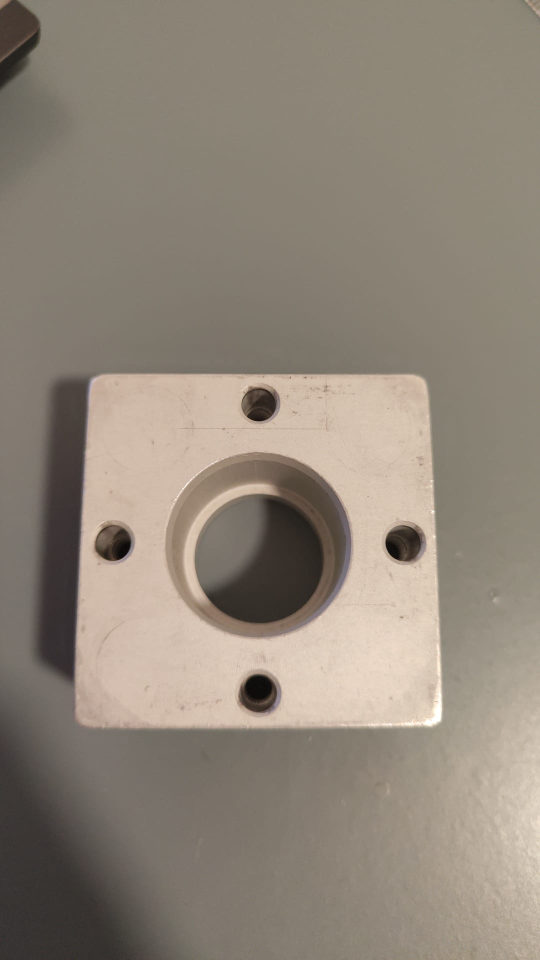
#> input picture data/Imagenes_FMS/FMS201/Pieza OK.jpeg, 1080 x 1920 px (shown at 1/2 size)
$ python generar_figuras_memoria.py
#> lines starting #> are read from the running program, lines starting #| are printed output that depends on the picture; after the words box and inside, x2 and y2 are one past the last pixel; in counts of white or black regions, pixels touching at a corner belong together
### src/vision/utils/preprocesamiento.py
"""
Pasos de preprocesado de imagen compartidos por las 4 estaciones del FMS-200.

Por qué un módulo aparte: las 4 estaciones usan la misma cámara y el mismo
encuadre (la pieza base siempre aparece igual), así que los primeros pasos
del pipeline (pasar a grises, suavizar, binarizar y buscar contornos) son
técnicas 100% genéricas, sin nada específico de ninguna estación en concreto.
Se extrajeron aquí al empezar FMS-202, al comprobar que iban a ser una copia
exacta de las mismas funciones ya escritas para FMS-201 (ver
docs/bitacora_algoritmos.txt).

Lo que SÍ sigue siendo específico de cada estación (y por tanto no vive
aquí) son los umbrales de área/distancia para encontrar la pieza y toda la
lógica de decisión final: cada fms20X.py mantiene lo suyo.
"""

import cv2 as cv
import numpy as np


def recortar_roi(imagen_bgr, roi):
    """
    Recorta la imagen a una región de interés (ROI) fija: x1, y1, x2, y2 en
    píxeles.

    Por qué es genérica y no específica de una estación: la cámara está fija
    en las 4 estaciones y la pieza cae siempre en la misma zona del
    encuadre, así que el recorte en sí es idéntico en las 4; lo único que
    cambia es la propia región (definida como constante ROI en cada
    fms20X.py, medida por separado para cada estación).
    """
    x1, y1, x2, y2 = roi
    return imagen_bgr[y1:y2, x1:x2]


def convertir_a_grises(imagen_bgr):
    """
    Convierte la imagen (en color, formato BGR de OpenCV) a un único canal
    de grises.

    Por qué: en ninguna de las estaciones la decisión depende del color de
    la pieza (siempre es el mismo aluminio/metal), sino de su FORMA y sus
    SOMBRAS. Trabajar en grises simplifica todo lo que viene después
    (umbralizado, contornos) porque pasamos de 3 canales a 1, sin perder la
    información que realmente se necesita.
    """
    return cv.cvtColor(imagen_bgr, cv.COLOR_BGR2GRAY)


def suavizar(grises):
    """
    Aplica un desenfoque gaussiano suave antes de umbralizar.

    Por qué: el sensor de la cámara introduce ruido de alta frecuencia
    (grano, pequeñas motas) que puede generar contornos falsos diminutos al
    binarizar. Un desenfoque gaussiano pequeño (5x5) promedia esos píxeles
    sueltos con sus vecinos sin llegar a borrar los contornos reales, mucho
    más grandes que el ruido.
    """
    return cv.GaussianBlur(grises, (5, 5), 0)


def binarizar(grises_suavizados):
    """
    Convierte la imagen en grises a blanco/negro puro usando el método de
    Otsu.

    Por qué Otsu y no un umbral fijo: Otsu analiza el histograma de la
    imagen y elige automáticamente el punto de corte que mejor separa dos
    poblaciones de brillo (fondo/plataforma oscura frente a la pieza
    metálica clara). Un valor fijo a ojo se rompería en cuanto cambiara
    ligeramente la iluminación del laboratorio; Otsu se recalcula en cada
    imagen y es más robusto a esos cambios sin tener que tocar código.

    Devuelve una imagen binaria donde la pieza (más clara que el fondo)
    queda en blanco (255) y el resto en negro (0).
    """
    _, binaria = cv.threshold(
        grises_suavizados, 0, 255, cv.THRESH_BINARY + cv.THRESH_OTSU
    )
    return binaria


def encontrar_contornos(binaria):
    """
    Busca las siluetas (contornos) de las zonas blancas de la imagen binaria,
    incluyendo la relación padre-hijo entre ellas (qué contorno es un
    "agujero" dentro de otro).

    Por qué RETR_CCOMP: varias estaciones necesitan analizar agujeros
    interiores de la pieza (huecos, rebajes), que son contornos "hijos" del
    contorno exterior. RETR_CCOMP organiza los contornos en dos niveles
    (exteriores y agujeros) y da además, para cada uno, el índice de su
    padre.

    Por qué CHAIN_APPROX_SIMPLE: en vez de guardar todos los puntos del
    borde, comprime segmentos rectos a solo sus extremos. El resultado es
    el mismo contorno con muchos menos puntos -> más rápido y con menos
    memoria, sin perder la forma real.

    Devuelve (contornos, jerarquia) tal cual los da OpenCV. jerarquia[0][i]
    es [siguiente, anterior, primer_hijo, padre] del contorno i.
    """
    contornos, jerarquia = cv.findContours(binaria, cv.RETR_CCOMP, cv.CHAIN_APPROX_SIMPLE)
    return contornos, jerarquia


def encontrar_hueco_principal(contornos, jerarquia, contorno_padre):
    """
    De entre los "agujeros" (contornos hijos) de un contorno dado, devuelve
    el más grande. Útil para quedarse con el hueco/rebaje central de una
    pieza descartando automáticamente agujeros más pequeños (p. ej. los de
    tornillo en las esquinas).

    Por qué es genérica y no específica de una estación: no asume ningún
    tamaño ni forma concreta, solo la relación estructural "hijo de este
    contorno" que da RETR_CCOMP -> sirve igual para el hueco de FMS-201 que
    para el de cualquier otra estación con un rebaje central.

    Devuelve None si el contorno dado no tiene ningún hijo detectado.
    """
    idx_padre = next(i for i, cnt in enumerate(contornos) if cnt is contorno_padre)

    mejor_hijo = None
    mejor_area = 0
    for i, cnt in enumerate(contornos):
        es_hijo = jerarquia[0][i][3] == idx_padre
        if es_hijo:
            area = cv.contourArea(cnt)
            if area > mejor_area:
                mejor_area = area
                mejor_hijo = cnt

    return mejor_hijo


# Kernel para el cierre morfológico (ver limpiar_binaria).
_KERNEL_CIERRE = np.ones((5, 5), np.uint8)


def limpiar_binaria(binaria):
    """
    Aplica un cierre morfológico (dilatar y luego erosionar) a la imagen
    binaria, para suavizar pequeñas irregularidades del borde de un hueco.

    Por qué hace falta esto: Otsu no siempre umbraliza el borde en
    exactamente el mismo píxel de una foto a otra, aunque la escena sea
    idéntica a simple vista: ese ruido de un par de píxeles cambia el
    área/perímetro medido más de lo esperado, y cuando el margen entre dos
    categorías es estrecho (visto por primera vez en FMS-202, y de nuevo en
    FMS-205) ese ruido basta para confundirlas. El cierre morfológico
    rellena esas pequeñas muescas/salientes del borde antes de medir.

    Por qué es genérica y no específica de una estación: es una operación
    de limpieza de imagen sin ningún parámetro propio de una pieza concreta;
    se usa igual en FMS-202 y FMS-205 (ver docs/bitacora_algoritmos.txt).
    """
    return cv.morphologyEx(binaria, cv.MORPH_CLOSE, _KERNEL_CIERRE)

### src/vision/fms201/fms201.py
"""
FMS-201: inspección de posición de la pieza.

La estación FMS-201 puede presentar tres situaciones:
  - PIEZA_OK            -> Pieza colocada correctamente
  - PIEZA_NOK           -> Pieza colocada al revés
  - ESTACION_VACIA      -> No hay pieza

Este fichero solo contiene el algoritmo de visión (funciones puras: entra una
imagen, sale un resultado). No abre cámara ni ventanas: eso vive en
scripts/ver_procesamiento_fms201.py, para poder testear el algoritmo contra
imágenes ya guardadas sin depender de hardware.
"""

import cv2 as cv

from src.vision.utils.preprocesamiento import (
    recortar_roi,
    convertir_a_grises,
    suavizar,
    binarizar,
    encontrar_contornos,
    encontrar_hueco_principal,
)


# Región de interés (ROI) fija: x1, y1, x2, y2 en píxeles.
#
# Igual que en el resto de estaciones: la cámara está fija y la pieza cae
# siempre en la misma zona (medido sobre varias imágenes: bloque en
# x=190-192, ancho~260-266, borde inferior estable ~360-367). Recortar antes
# de procesar evita tener que filtrar contornos de fondo por distancia al
# centro, como se hacía en la versión original de este fichero.
ROI = (150, 0, 470, 390)


# Área mínima (en píxeles²) para considerar que el contorno más grande
# dentro del ROI es la pieza, medida sobre las imágenes reales de FMS-201
# (excluyendo 3 capturas con interferencia de una mano sobre la pieza,
# ver docs/bitacora_algoritmos.txt, situación estudiada aparte por no ser
# controlable durante el funcionamiento normal de la estación):
#   - Pieza real (OK o invertida): área 53331 - 56802
#   - Estación vacía (ruido de fondo dentro del ROI): área 8887 - 8951
# El margen entre ambos casos es muy amplio (~44400 px²), así que basta un
# único umbral simple. Con interferencia de mano el margen puede reducirse
# drásticamente (hasta ~1000 px² en el peor caso observado, ver memoria),
# aunque la clasificación siguió siendo correcta en todos los casos.
AREA_MIN_PIEZA = 40000


def encontrar_contorno_pieza(contornos):
    """
    Devuelve el contorno de mayor área dentro del ROI si supera el umbral
    esperado para la pieza real, o None si no lo supera (estación vacía).

    Por qué no hace falta ya filtrar por distancia al centro: al trabajar
    sobre el ROI (no la imagen completa), el fondo/raíles que antes podían
    generar contornos grandes quedan fuera del recorte: el contorno más
    grande que puede aparecer aquí es la pieza, o nada.
    """
    mejor_contorno = max(contornos, key=cv.contourArea, default=None)
    if mejor_contorno is None or cv.contourArea(mejor_contorno) < AREA_MIN_PIEZA:
        return None
    return mejor_contorno


# Perímetro (en píxeles) del hueco central, medido sobre las imágenes con
# pieza real de FMS-201, excluyendo las mismas 3 capturas con interferencia
# de mano (ver docs/bitacora_algoritmos.txt):
#   - PIEZA_OK:           perímetro 141.3 - 146.1  (hueco pequeño, ovalado)
#   - PIEZA_NOK:          perímetro 236.9 - 267.6  (hueco en forma de "sonrisa")
# Los dos grupos no se solapan en ningún punto (hueco de ~90 px entre ambos),
# a diferencia del área del hueco, que sí solapaba ligeramente. Por eso se
# usa el perímetro y no el área para esta decisión.
PERIMETRO_MAX_PIEZA_OK = 200


def decidir_orientacion(hueco):
    """
    Decide si la pieza está bien colocada o invertida a partir de la forma
    de su hueco central, usando el perímetro del contorno.

    Por qué el perímetro y no el área: el área del hueco solapaba entre OK e
    invertida (una imagen OK y dos invertidas caían en la misma franja). El
    perímetro, en cambio, separa los dos grupos con un margen amplio: un
    hueco pequeño y ovalado (OK) tiene mucho menos perímetro que uno grande
    y con forma de "sonrisa" (invertida), aunque sus áreas sean parecidas.
    """
    if hueco is None:
        return "PIEZA_NOK"
    perimetro = cv.arcLength(hueco, True)
    if perimetro < PERIMETRO_MAX_PIEZA_OK:
        return "PIEZA_OK"
    return "PIEZA_NOK"


def procesar(imagen_bgr):
    """
    Punto de entrada único del algoritmo de FMS-201: recibe una imagen (tal
    cual la da la cámara, en color BGR) y devuelve el estado de la estación.

    Devuelve un string con el estado: "PIEZA_OK", "PIEZA_NOK" o
    "ESTACION_VACIA".
    """
    recorte = recortar_roi(imagen_bgr, ROI)
    grises = convertir_a_grises(recorte)
    suave = suavizar(grises)
    binaria = binarizar(suave)
    contornos, jerarquia = encontrar_contornos(binaria)

    pieza = encontrar_contorno_pieza(contornos)
    if pieza is None:
        return "ESTACION_VACIA"

    hueco = encontrar_hueco_principal(contornos, jerarquia, pieza)
    return decidir_orientacion(hueco)

### src/vision/fms202/fms202.py
"""
FMS-202: inspección del rodamiento insertado.

FMS-202 recibe la pieza que deja lista FMS-201 (el bloque cuadrado) y le
inserta un rodamiento en el hueco central. A diferencia de FMS-201, aquí
SIEMPRE debe haber un rodamiento: no encontrarlo es en sí mismo un error,
no un estado válido.

La estación puede presentar cuatro situaciones:
  - RODAMIENTO_NEGRO_ALTO -> rodamiento sellado, insertado "alto"
  - RODAMIENTO_NEGRO_BAJO -> rodamiento sellado, insertado "bajo"
  - RODAMIENTO_BOLAS      -> rodamiento abierto (bolas metálicas visibles)
  - ERROR                 -> no hay rodamiento insertado

(Inicialmente se pensó en fusionar alto/bajo en un solo estado porque no
parecían distinguibles a simple vista, pero al medir con datos reales sí se
separan con margen amplio)

Este fichero solo contiene el algoritmo de visión (funciones puras: entra
una imagen, sale un resultado). No abre cámara ni ventanas.
"""

import cv2 as cv

from src.vision.utils.preprocesamiento import (
    recortar_roi,
    convertir_a_grises,
    suavizar,
    binarizar,
    encontrar_contornos,
    encontrar_hueco_principal,
    limpiar_binaria,
)


# Región de interés (ROI) fija: x1, y1, x2, y2 en píxeles.
#
# Por qué un ROI aquí y no en FMS-201: la cámara de esta estación está fija
# y la pieza siempre aparece en la misma zona (medido sobre varias imágenes
# de las 3 categorías: el bloque cae siempre en x=186-190, y=127-364 aprox.,
# con margen extra por el cable que a veces se funde con el contorno).
# Recortar antes de procesar resuelve dos problemas a la vez:
#   - Descarta directamente los raíles metálicos del fondo (que en FMS-201
#     obligaban a filtrar contornos por área Y distancia al centro).
#   - Descarta la mano cuando solo aparece en el borde del encuadre (varias
#     imágenes de este dataset la tienen ahí sin llegar a tapar la pieza).
ROI = (150, 90, 490, 410)


def encontrar_bloque(contornos):
    """
    Devuelve el contorno del bloque: dentro del ROI, siempre es el contorno
    de mayor área (a diferencia de FMS-201, aquí no hace falta filtrar por
    distancia al centro ni por rango de área, porque el ROI ya descarta
    todo lo que no sea la pieza).
    """
    return max(contornos, key=cv.contourArea)


# Umbrales de área del hueco (en píxeles², tras limpiar_binaria), medidos
# sobre las 76 imágenes reales de FMS-202 (ver docs/bitacora_algoritmos.txt):
#   - ERROR (sin rodamiento):    433 - 686
#   - RODAMIENTO_NEGRO_BAJO:     1706 - 1859
#   - RODAMIENTO_BOLAS:          2713 - 2892
#   - RODAMIENTO_NEGRO_ALTO:     4300 - 4620
# Los 4 grupos quedan separados por márgenes muy amplios (cientos de px²),
# así que los cortes se ponen a mitad de camino entre cada dos grupos.
AREA_MAX_SIN_RODAMIENTO = 1200
AREA_MAX_NEGRO_BAJO = 2300
AREA_MAX_BOLAS = 3600
# area >= AREA_MAX_BOLAS -> RODAMIENTO_NEGRO_ALTO


# [34 lines left out: functions decidir_tipo_rodamiento, procesar, not called in this run]

### scripts/generar_figuras_memoria.py
"""
Genera las figuras "curadas" para la memoria del TFG: un subconjunto pequeño
y representativo de imágenes (no el volcado en bruto de outputs/), en el
mismo orden en que se fueron tomando las decisiones descritas en
docs/bitacora_algoritmos.txt, con nombres descriptivos.

Por qué un script y no copiar archivos a mano: si más adelante se ajusta
algún umbral o paso del algoritmo, basta con volver a ejecutar este script
para regenerar las figuras actualizadas, en vez de rehacer el trabajo a mano.

Uso:
    python scripts/generar_figuras_memoria.py
"""

import sys
from pathlib import Path

import cv2 as cv

RAIZ_REPO = Path(__file__).resolve().parents[1]
sys.path.insert(0, str(RAIZ_REPO))

from src.vision.utils.preprocesamiento import (
    convertir_a_grises,
    suavizar,
    binarizar,
    encontrar_contornos,
    encontrar_hueco_principal,
)
from src.vision.fms201 import fms201
from src.vision.fms202 import fms202
from src.vision.fms205 import fms205
from src.vision.fms206 import fms206

CARPETA_FIGURAS = RAIZ_REPO / "docs" / "memoria" / "figuras"


def _texto(imagen, texto, y=25, color=(0, 255, 0), escala=0.8):
    cv.putText(imagen, texto, (10, y), cv.FONT_HERSHEY_SIMPLEX, escala, color, 2)
    return imagen


# ---------------------------------------------------------------------------
# FMS-201
# ---------------------------------------------------------------------------

def generar_figuras_fms201():
    carpeta = CARPETA_FIGURAS / "fms201"
    carpeta.mkdir(parents=True, exist_ok=True)
    imagenes = RAIZ_REPO / "data" / "Imagenes_FMS" / "FMS201"
    indice = []

    # 01-02: imágenes de referencia usadas para entender el criterio OK/NOK.
    ok_ref = cv.imread(str(imagenes / "Pieza OK.jpeg"))
#> ok_ref is the input picture: shape (1920, 1080, 3); mean B, G, R 121.8, 134.2, 144.4
    cv.imwrite(str(carpeta / "01_referencia_pieza_ok.jpg"), ok_ref)
    indice.append("01_referencia_pieza_ok.jpg: Imagen de referencia: pieza colocada correctamente.")

    nok_ref = cv.imread(str(imagenes / "Pieza NOK.jpeg"))
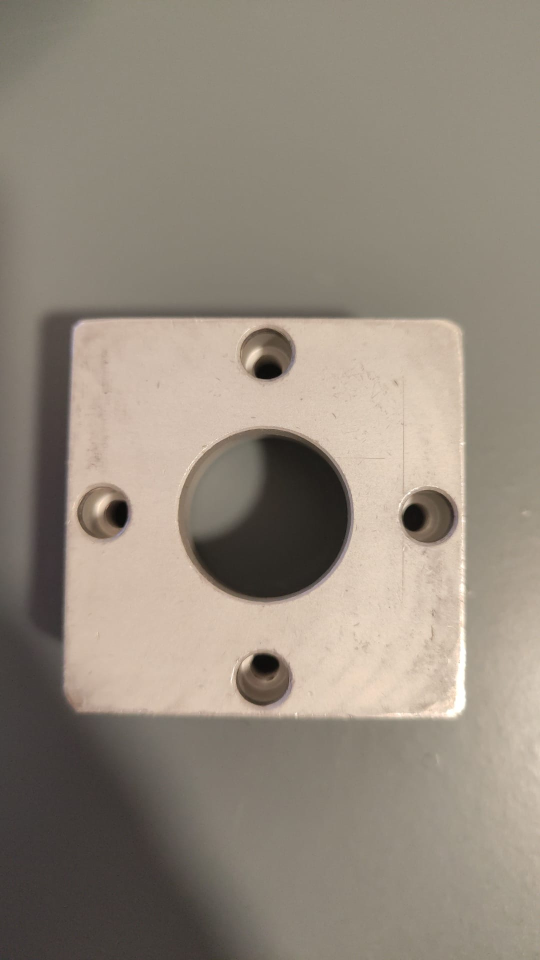
#> input picture data/Imagenes_FMS/FMS201/Pieza NOK.jpeg, 1080 x 1920 px (shown at 1/2 size)
#> nok_ref is the input picture: shape (1920, 1080, 3); mean B, G, R 124.6, 137.2, 147.2
    cv.imwrite(str(carpeta / "02_referencia_pieza_nok.jpg"), nok_ref)
    indice.append("02_referencia_pieza_nok.jpg: Imagen de referencia: pieza colocada al reves.")

    # 03: Paso 1, ROI.
    ok = cv.imread(str(imagenes / "captura_1.jpg"))
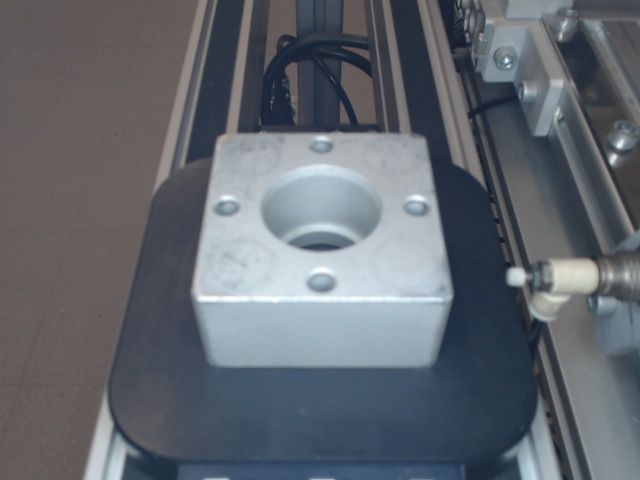
#> input picture data/Imagenes_FMS/FMS201/captura_1.jpg, 640 x 480 px
#> ok is the input picture: shape (480, 640, 3); mean B, G, R 111.2, 103.7, 98.4
    roi_ok = fms201.recortar_roi(ok, fms201.ROI)
    cv.imwrite(str(carpeta / "03_paso1_roi_recorte.png"), roi_ok)
    indice.append("03_paso1_roi_recorte.png: Recorte fijo (ROI) sobre captura_1 (Paso 1).")

    # 04: Paso 1 (conversion a grises), sobre el recorte.
    grises_ok = convertir_a_grises(roi_ok)
    cv.imwrite(str(carpeta / "04_paso1_conversion_grises.png"), grises_ok)
    indice.append("04_paso1_conversion_grises.png: Resultado de convertir_a_grises sobre el ROI (Paso 1).")

    # 05-07: Paso 2 (binarizado Otsu) en los 3 casos: OK, invertida, vacia.
    invertida = cv.imread(str(imagenes / "captura_20.jpg"))
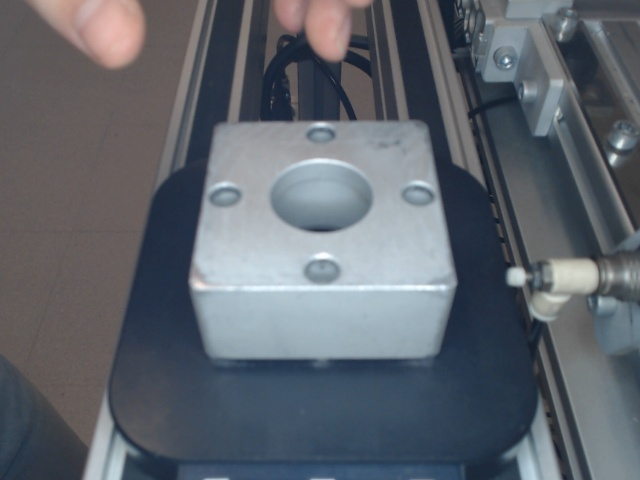
#> input picture data/Imagenes_FMS/FMS201/captura_20.jpg, 640 x 480 px
#> invertida is the input picture: shape (480, 640, 3); mean B, G, R 109, 101, 95
    vacia = cv.imread(str(imagenes / "captura_35.jpg"))
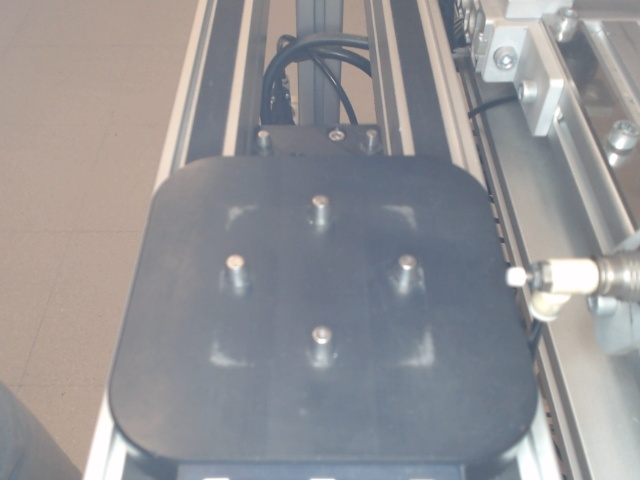
#> input picture data/Imagenes_FMS/FMS201/captura_35.jpg, 640 x 480 px
#> vacia is the input picture: shape (480, 640, 3); mean B, G, R 149.8, 147.4, 148.3

    bin_ok = binarizar(suavizar(grises_ok))
#> in binarizar, `_, binaria = cv.threshold( grises_suavizados, 0, 255, cv.THRESH_BINARY..`:
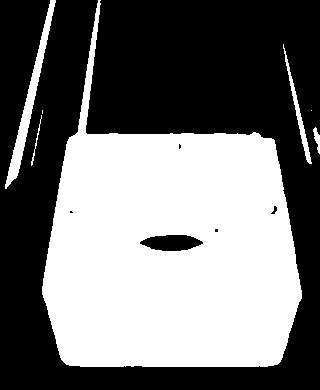
#> binaria: shape (390, 320); 45.6% white; 7 white regions (2 under 20 px), largest, box (x1, y1, x2, y2) and area: (42, 0, 302, 367) 54704, (5, 0, 56, 189) 1527, (283, 44, 312, 164) 467, (313, 127, 320, 154) 95, (31, 115, 42, 166) 72
    cv.imwrite(str(carpeta / "05_paso2_binarizado_otsu_ok.png"), bin_ok)
    indice.append("05_paso2_binarizado_otsu_ok.png: Binarizado Otsu de la pieza OK (Paso 2).")

    bin_inv = binarizar(suavizar(convertir_a_grises(fms201.recortar_roi(invertida, fms201.ROI))))
    cv.imwrite(str(carpeta / "06_paso2_binarizado_otsu_invertida.png"), bin_inv)
    indice.append("06_paso2_binarizado_otsu_invertida.png: Binarizado Otsu de la pieza invertida (Paso 2).")

    bin_vac = binarizar(suavizar(convertir_a_grises(fms201.recortar_roi(vacia, fms201.ROI))))
#> in binarizar (call 3), `_, binaria = cv.threshold( grises_suavizados, 0, 255, cv.THRESH_BINARY..`:
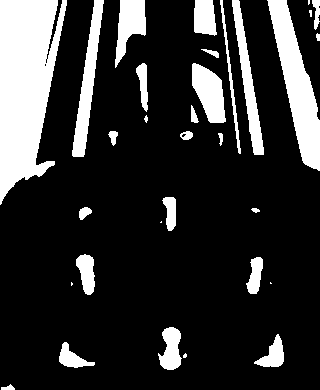
#> binaria: shape (390, 320); 19.2% white; 32 white regions (6 under 20 px)
    cv.imwrite(str(carpeta / "07_paso2_binarizado_otsu_vacia.png"), bin_vac)
    indice.append("07_paso2_binarizado_otsu_vacia.png: Binarizado Otsu de la estacion vacia dentro del ROI: solo ruido pequeno, sin pieza (Paso 2).")

    # 08: Paso 3, todos los contornos detectados dentro del ROI.
    contornos_ok, _ = encontrar_contornos(bin_ok)
#> in encontrar_contornos, `contornos, jerarquia = cv.findContours(binaria, cv.RETR_CCOMP, cv.CHAI..`: contornos = 12 contours, 5 with area under 20; largest, box (x1, y1, x2, y2) and area: (42, 0, 302, 367) 54930, (5, 0, 56, 189) 1334, (139, 234, 204, 252) 808, (283, 44, 312, 164) 346, (313, 127, 320, 154) 68, (270, 205, 278, 215) 34, (31, 115, 42, 166) 21; jerarquia = [[1, -1, -1, -1], [2, 0, -1, -1], [3, 1, -1, -1], [4, 2, -1, -1], [5, 3, -1, -1], [11, 4, 6, -1], [7, -1, -1, 5], [8, 6, -1, 5], [9, 7, -1, 5], [10, 8, -1, 5], [-1, 9, -1, 5], [-1, 5, -1, -1]]
#> contornos_ok has the same summary as contornos in encontrar_contornos
    con_dibujo = roi_ok.copy()
    for cnt in contornos_ok:
        if cv.contourArea(cnt) < 50:
            continue
        cv.drawContours(con_dibujo, [cnt], -1, (0, 0, 255), 2)
#> this loop made 12 passes
#> cnt on passes 3 to 4: [[311, 110]], [[42, 110], [42, 113]]
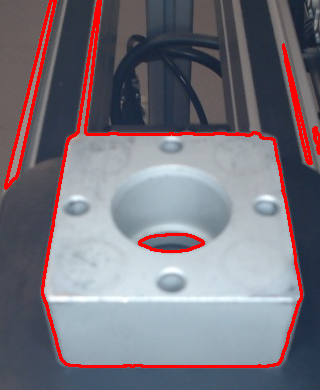
#> con_dibujo: shape (390, 320, 3); mean B, G, R 125.1, 116.1, 121
    cv.imwrite(str(carpeta / "08_paso3_todos_los_contornos.png"), con_dibujo)
    indice.append("08_paso3_todos_los_contornos.png: Todos los contornos detectados dentro del ROI (Paso 3).")

    # 09-11: Paso 4/5, resultado final (pieza + hueco + estado) en los 3 casos
    # del ambiente ideal (sin manos ni oclusiones).
    def resultado_final(imagen_bgr, nombre_archivo, descripcion):
        estado = fms201.procesar(imagen_bgr)
#> (the rest of the program and of its run is left out)
